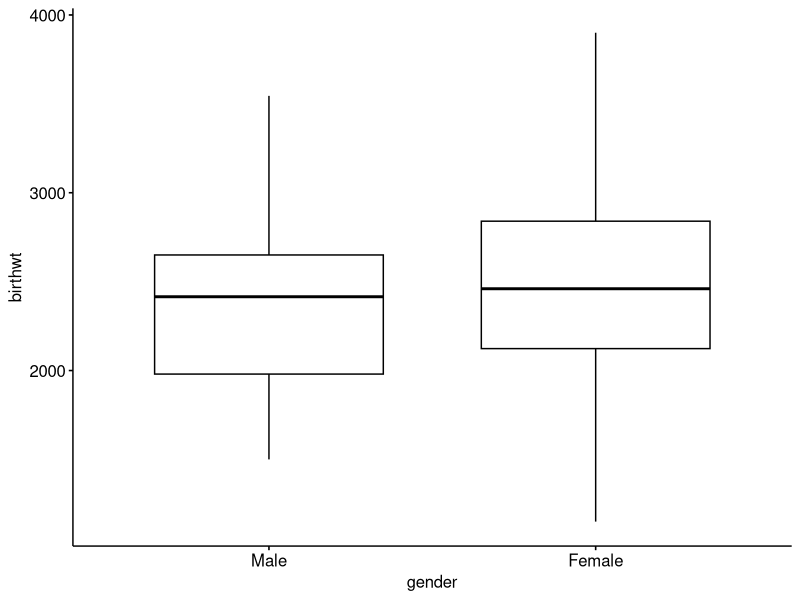
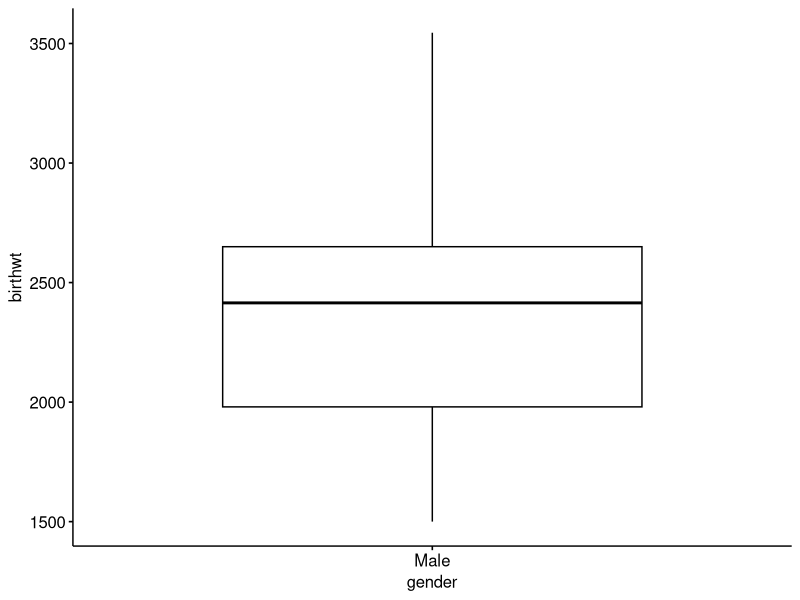
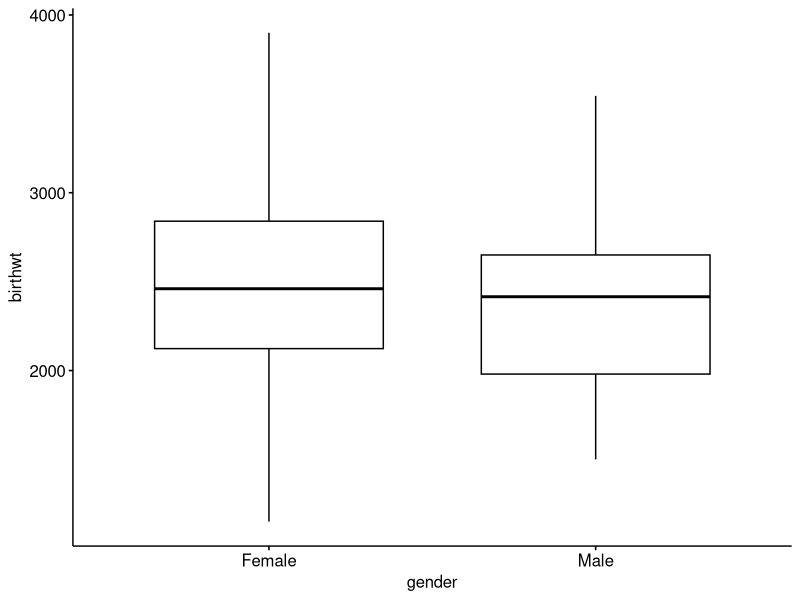
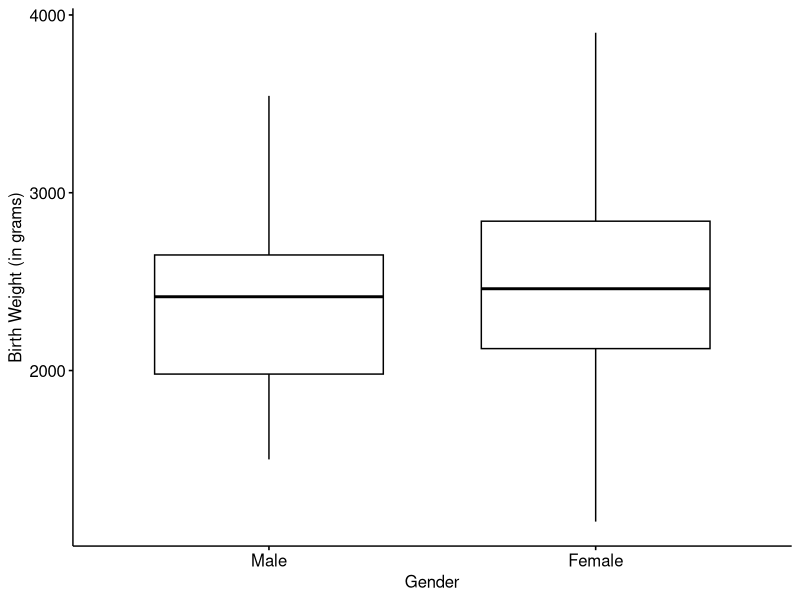
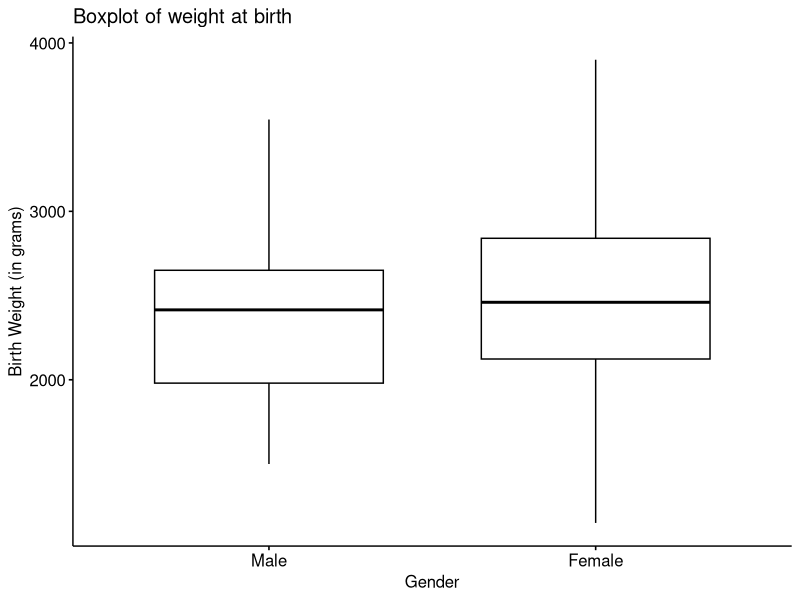
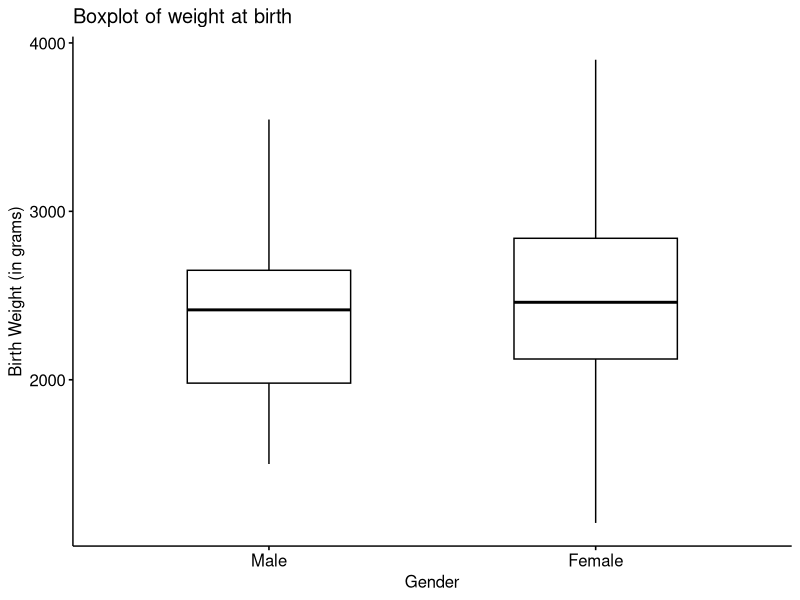
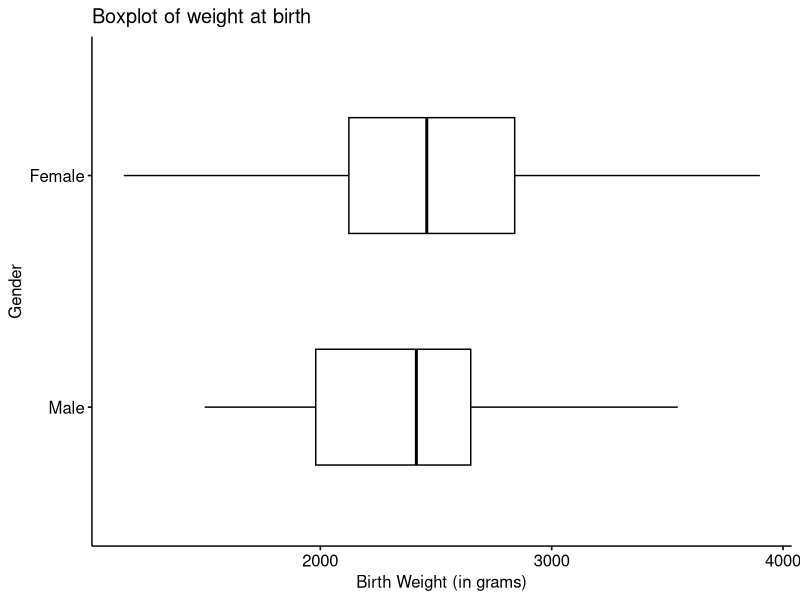
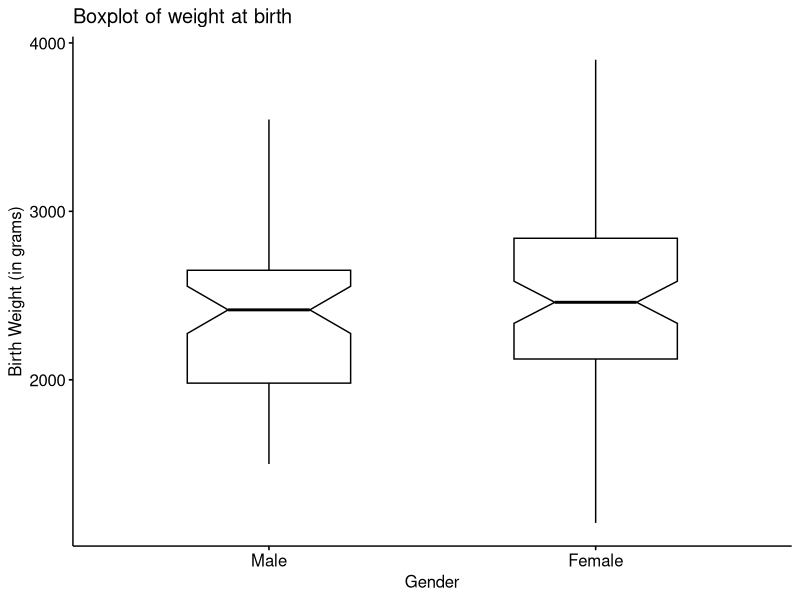

Generate these figures, in order, with R:
# Load data
library(ggpubr) 
library(haven)

# if there is not package installed 
# install.packages(ggpubr)
surgery   <- read_sav("Data/surgery.sav")



head(surgery)
summary(surgery)

surgery$gender =  factor(surgery$gender, labels = c("Male","Female"))
surgery$place =  factor(surgery$place, labels = c(NA,"Outside regional","Local","Regional"))
surgery$infect=  factor(surgery$infect, labels = c("No","Yes"))
surgery$prematur=  factor(surgery$prematur, labels = c("Premature","Term"))
surgery$surgery=  factor(surgery$surgery, labels = c("Abdominal","Cardiac","Other"))

# Basic plot

ggboxplot(surgery, x = "gender", y = "birthwt")

##### Select and order items

# Select only males
ggboxplot(surgery, "gender", "birthwt",select = "Male")

# Change the default order of items
ggboxplot(surgery, "gender", "birthwt",
          order = c("Female", "Male"))

# put some x-axis and y-axis labels other than the name of the variables
ggboxplot(surgery, x = "gender", y = "birthwt",
          xlab = "Gender", 
          ylab = "Birth Weight (in grams)")

# put a title over the graph
ggboxplot(surgery, x = "gender", y = "birthwt",
          xlab = "Gender", ylab = "Birth Weight (in grams)",
          title = "Boxplot of weight at birth ")


# width: change box plots width to a half (0.5)
ggboxplot(surgery, x = "gender", y = "birthwt",xlab = "Gender", ylab = "Birth Weight (in grams)",
          title = "Boxplot of weight at birth ", width = 0.5)

# Change orientation: horizontal
ggboxplot(surgery, "gender", y = "birthwt",xlab = "Gender", ylab = "Birth Weight (in grams)",
          title = "Boxplot of weight at birth ", width = 0.5,
          orientation = "horizontal")

# Notched box plot
ggboxplot(surgery, x = "gender", y = "birthwt",
          xlab = "Gender", ylab = "Birth Weight (in grams)",
          title = "Boxplot of weight at birth ", 
          width = 0.5,notch = TRUE)

# Add dots
# ++++++++++++++++++++++++++
ggboxplot(surgery, x = "gender", y = "birthwt",xlab = "Gender", ylab = "Birth Weight (in grams)",
          title = "Boxplot of weight at birth ", 
          width = 0.5,add = "dotplot")

# Add jitter points and change the shape by Gender
# An artificial noise is the points is introduced to make the graph look better
# otherwise the values would in straight line (for males and females)
ggboxplot(surgery, x = "gender", y = "birthwt",xlab = "Gender", ylab = "Birth Weight (in grams)",
          title = "Boxplot of weight at birth ", width = 0.5,add = "jitter", 
          shape = "gender")


# Change colors
# +++++++++++++++++++++++++++
# Change outline and fill colors
ggboxplot(surgery, "gender", y ="birthwt",xlab = "Gender", ylab = "Birth Weight (in grams)",
          title = "Boxplot of weight at birth ", width = 0.5,add = "jitter", 
          shape = "gender", color = "purple", fill = "gray")

# Change outline colors by groups: gender
# Use custom color palette
# Add jitter points and change the shape by groups
ggboxplot(surgery, "gender", "birthwt",xlab = "Gender", 
          ylab = "Birth Weight (in grams)",
          title = "Boxplot of weight at birth ", 
          width = 0.5,add = "jitter", 
          shape = "gender",color = "gender", 
          palette =c("#00AFBB", "#E7B800"), 
          shape = "gender")

## Use a predined palette
## You can automatically pick colors from 2 color palette packages
## brewer and ggsci
## see the help file

ggboxplot(surgery, "gender", "birthwt",xlab = "Gender", 
          ylab = "Birth Weight (in grams)",
          title = "Boxplot of weight at birth ", 
          width = 0.5,add = "jitter", 
          shape = "gender",color = "gender", 
          palette = "jama", 
          shape = "gender")


# Change fill the boxes with color by groups: gender
ggboxplot(surgery, "gender", "birthwt",xlab = "Gender", 
          ylab = "Birth Weight (in grams)",
          title = "Boxplot of weight at birth ", 
          width = 0.5,add = "jitter", 
          shape = "gender",fill = "gender", 
          palette = "simpsons", 
          shape = "gender")

# Box plot with multiple groups
# +++++++++++++++++++++
# fill or color box plot by a second group : "infect"
ggboxplot(surgery, "gender", "birthwt",xlab = "Gender", 
          ylab = "Birth Weight (in grams)",
          title = "Boxplot of weight at birth ",
          subtitle = "Splitted over infected (Yes/No)",
          width = 0.5,add = "jitter", 
          shape = "gender",
          color = "infect",
          palette = "simpsons", 
          shape = "gender" 
          )


# We change the transparency of the bars with alpha = 0.2 
ggboxplot(surgery, "gender", "birthwt",xlab = "Gender", 
          ylab = "Birth Weight (in grams)",
          title = "Boxplot of weight at birth ", 
          width = 0.5,add = "jitter", 
          shape = "gender",
          fill = "gender",
          palette = "simpsons", 
          shape = "gender",alpha =0.2 
)

# Let's make facet by "infect" a variable the boxplots

ggboxplot(surgery, "gender", "birthwt",xlab = "Gender", 
          ylab = "Birth Weight (in grams)",
          title = "Boxplot of weight at birth ",
          subtitle = "Splitted over infected (Yes/No)",
          width = 0.5,add = "jitter", 
          shape = "gender",
          color = "infect",
          palette = "simpsons", 
          shape = "gender", facet.by = "infect"
)



######################################################
# ggboxplot is compatible with the options of ggpar()#
# see help file of ggpar, aka Graphical parameters   #
######################################################

#### Change position, the font and title of the legend
ggboxplot(surgery, "gender", "birthwt",xlab = "Gender", 
          ylab = "Birth Weight (in grams)",
          title = "Boxplot of weight at birth ", 
          width = 0.5,add = "jitter", 
          shape = "gender",
          fill = "gender",
          palette = "simpsons", 
          shape = "gender",
          legend = "bottom",
          legend.title="Gender",
          font.legend = c(10, "bold", "grey")
)


#### Play with the Title and subtitle of the plot

ggboxplot(data = surgery,x =  "gender", y = "birthwt",
          xlab = "Gender", ylab = "Birth Weight (in grams)",
          width = 0.5,add = "jitter", 
          shape = "gender",fill = "gender",palette = "simpsons", 
          legend = "bottom",legend.title="Gender",font.legend = c(10, "bold", "grey"),
          title = "A boxplot of weight on birth",  font.main = c(18, "italic", "black"),
          subtitle = "Male and female infants compared ", font.subtitle = c(12, "bold.italic", "darkgreen")
)

#### Or we can use an already existent theme 

ggboxplot(data = surgery,x =  "gender", y = "birthwt",
          xlab = "Gender", ylab = "Birth Weight (in grams)",
          width = 0.5,add = "jitter", 
          shape = "gender",fill = "gender",palette = "simpsons", 
          legend = "bottom",legend.title="Gender",font.legend = c(10, "bold", "darkgrey"),
          title = "A boxplot of weight at the time of birth",  font.main = c(18, "italic", "black"),
          subtitle = "Male and female infants compared ", font.subtitle = c(12, "bold.italic", "darkgreen"),
          ggtheme = theme_minimal()
          )


### It's ggplot2 object so you can fill it with more things

gghistogram(data = surgery,x =  "birthwt", y = "..count..",
          xlab = "Birth weight", ylab = "Frequency",
          shape = "gender",fill = "gender",palette = "simpsons",
          title = "A Histogram of weight ",
          legend = "bottom",font.legend = c(10, "bold", "darkgrey"),  
          font.main = c(18, "italic", "black"),
          subtitle = "Male and female infants compared ", font.subtitle = c(12, "bold.italic", "darkgreen"),
          ggtheme = theme_minimal()
) +   
  theme(plot.title = element_text(hjust = 0.5),
        plot.subtitle = element_text(hjust = 0.5)) 
